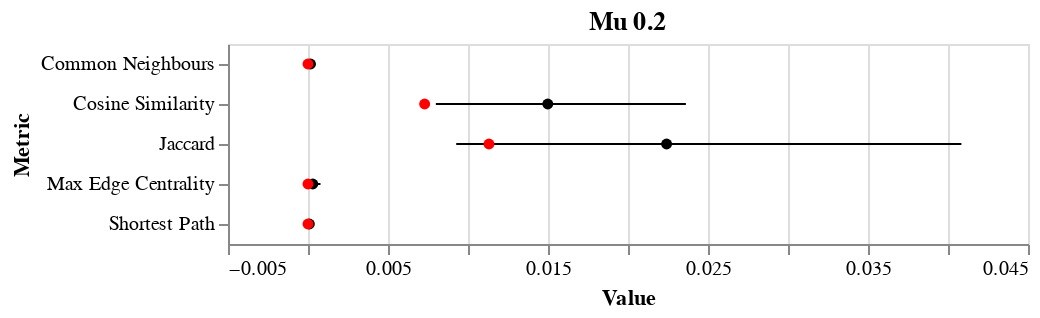
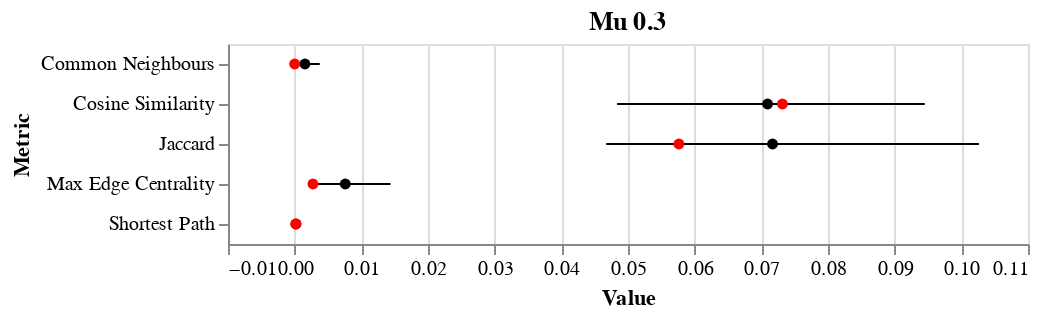
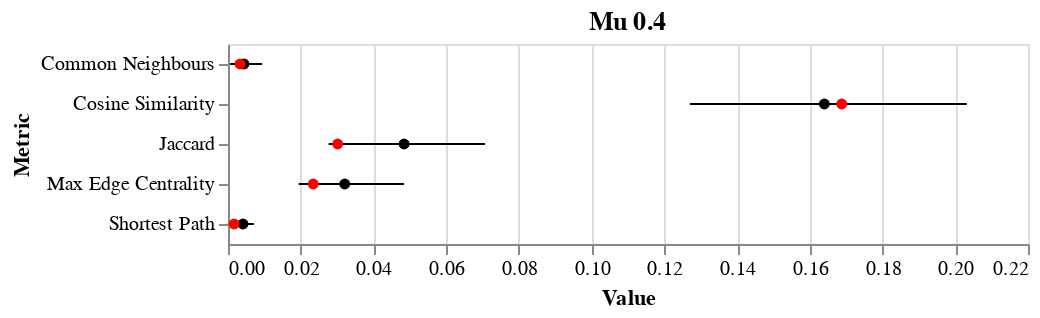

These figures' notebook cell, in order:
### Markdown cell above
Values are always exactly 0 or 1. This means we are only using pairs of nodes which are either always in the same community, or always in different communities.

### Code cell
for mu in [2, 3, 4]:
    accuracy = []
    balanced_accuracy = []
    mu_feature_importances = {'Metric': [], 'Value': []}
    for graph in [1, 2, 3, 4, 5]:
        with open('Community_Data/Infomap/Results/mu_0_{0}/graph_0{1}_pair/results'.format(mu, graph), 'rb') as f:
            results = pickle.load(f)
        perm_importances = results['Feature Importances']
        accuracy.append(np.mean(results['Accuracy Scores']))
        balanced_accuracy.append(np.mean(results['Balanced Accuracy Scores']))
        for feat, val in perm_importances.items():
            mu_feature_importances['Metric'].append(feat)
            mu_feature_importances['Value'].append(val)
    for graph in [1, 2, 3, 4, 5, 6, 7, 8, 9, 10, 11, 12, 13, 14, 15]:
        with open('Community_Data/Infomap/Results_Additional/mu_0_{0}/graph_0{1}_pair/results'.format(mu, graph), 'rb') as f:
            results = pickle.load(f)
        perm_importances = results['Feature Importances']
        accuracy.append(np.mean(results['Accuracy Scores']))
        balanced_accuracy.append(np.mean(results['Balanced Accuracy Scores']))
        for feat, val in perm_importances.items():
            mu_feature_importances['Metric'].append(feat)
            mu_feature_importances['Value'].append(val)
    mu_feature_importances = pd.DataFrame(data=mu_feature_importances)
    error_bars = alt.Chart(mu_feature_importances).mark_errorbar(extent='ci').encode(
      x=alt.X('Value:Q', scale=alt.Scale(zero=False)),
      y=alt.Y('Metric:N')
    )


    mean_points = alt.Chart(mu_feature_importances).mark_point(filled=True, color='black').encode(
      x=alt.X('Value:Q', aggregate='mean'),
      y=alt.Y('Metric:N'),
    )
    
    median_points = alt.Chart(mu_feature_importances).mark_point(filled=True, color='red').encode(
      x=alt.X('Value:Q', aggregate='median'),
      y=alt.Y('Metric:N'),
    )

    final_plot = (error_bars + mean_points + median_points).properties(
        title='Mu 0.{0}'.format(mu)
    )

    final_plot.display()
    
    print('Random forest accuracy for each graph:', list(np.around(accuracy, decimals=2)))
    print('')
    print('Random forest balanced accuracy for each graph:', list(np.around(accuracy, decimals=2)))

### Figure 1 — Vega-Lite specification as saved in the notebook (floating-point values rounded to 4 significant figures)
{"config": {"view": {"continuousWidth": 400, "continuousHeight": 300}}, "layer": [{"mark": {"type": "errorbar", "extent": "ci"}, "encoding": {"x": {"type": "quantitative", "field": "Value", "scale": {"zero": false}}, "y": {"type": "nominal", "field": "Metric"}}}, {"mark": {"type": "point", "color": "black", "filled": true}, "encoding": {"x": {"type": "quantitative", "aggregate": "mean", "field": "Value"}, "y": {"type": "nominal", "field": "Metric"}}}, {"mark": {"type": "point", "color": "red", "filled": true}, "encoding": {"x": {"type": "quantitative", "aggregate": "median", "field": "Value"}, "y": {"type": "nominal", "field": "Metric"}}}], "data": {"name": "data-1fbf6957bcd743bf6bcf1dda7c7ab632"}, "title": "Mu 0.2", "$schema": "https://vega.github.io/schema/vega-lite/v4.0.2.json", "datasets": {"data-1fbf6957bcd743bf6bcf1dda7c7ab632": [{"Metric": "Common Neighbours", "Value": 0.0}, {"Metric": "Jaccard", "Value": 0.04926}, {"Metric": "Cosine Similarity", "Value": 0.03636}, {"Metric": "Shortest Path", "Value": 0.0}, {"Metric": "Max Edge Centrality", "Value": 0.0}, {"Metric": "Common Neighbours", "Value": 0.00036}, {"Metric": "Jaccard", "Value": 0.00919}, {"Metric": "Cosine Similarity", "Value": 0.01736}, {"Metric": "Shortest Path", "Value": 0.0}, {"Metric": "Max Edge Centrality", "Value": 0.0}, {"Metric": "Common Neighbours", "Value": 0.00012}, {"Metric": "Jaccard", "Value": 0.01904}, {"Metric": "Cosine Similarity", "Value": 0.00658}, {"Metric": "Shortest Path", "Value": 0.00073}, {"Metric": "Max Edge Centrality", "Value": 0.0007}, {"Metric": "Common Neighbours", "Value": 0.00267}, {"Metric": "Jaccard", "Value": 0.1818}, {"Metric": "Cosine Similarity", "Value": 0.00329}, {"Metric": "Shortest Path", "Value": 6e-05}, {"Metric": "Max Edge Centrality", "Value": 0.00433}, {"Metric": "Common Neighbours", "Value": 0.0}, {"Metric": "Jaccard", "Value": 0.01343}, {"Metric": "Cosine Similarity", "Value": 0.00785}, {"Metric": "Shortest Path", "Value": 0.0}, {"Metric": "Max Edge Centrality", "Value": 0.0}, {"Metric": "Common Neighbours", "Value": 0.0}, {"Metric": "Jaccard", "Value": 0.0}, {"Metric": "Cosine Similarity", "Value": 5e-05}, {"Metric": "Shortest Path", "Value": 0.0}, {"Metric": "Max Edge Centrality", "Value": 0.0}, {"Metric": "Common Neighbours", "Value": 0.0}, {"Metric": "Jaccard", "Value": 0.0147}, {"Metric": "Cosine Similarity", "Value": 0.00844}, {"Metric": "Shortest Path", "Value": 0.0}, {"Metric": "Max Edge Centrality", "Value": 0.0}, {"Metric": "Common Neighbours", "Value": 0.0}, {"Metric": "Jaccard", "Value": 0.0}, {"Metric": "Cosine Similarity", "Value": 0.0}, {"Metric": "Shortest Path", "Value": 0.0}, {"Metric": "Max Edge Centrality", "Value": 0.0}, {"Metric": "Common Neighbours", "Value": 0.0}, {"Metric": "Jaccard", "Value": 0.0}, {"Metric": "Cosine Similarity", "Value": 0.02582}, {"Metric": "Shortest Path", "Value": 0.0}, {"Metric": "Max Edge Centrality", "Value": 0.0}, {"Metric": "Common Neighbours", "Value": 0.0}, {"Metric": "Jaccard", "Value": 0.03809}, {"Metric": "Cosine Similarity", "Value": 0.00673}, {"Metric": "Shortest Path", "Value": 0.0}, {"Metric": "Max Edge Centrality", "Value": 0.0}, {"Metric": "Common Neighbours", "Value": 0.0}, {"Metric": "Jaccard", "Value": 0.00679}, {"Metric": "Cosine Similarity", "Value": 0.0111}, {"Metric": "Shortest Path", "Value": 0.0}, {"Metric": "Max Edge Centrality", "Value": 0.0}, {"Metric": "Common Neighbours", "Value": 0.0}, {"Metric": "Jaccard", "Value": 0.00561}, {"Metric": "Cosine Similarity", "Value": 0.0015}, {"Metric": "Shortest Path", "Value": 0.0}, {"Metric": "Max Edge Centrality", "Value": 0.0}, {"Metric": "Common Neighbours", "Value": 0.0}, {"Metric": "Jaccard", "Value": 0.00431}, {"Metric": "Cosine Similarity", "Value": 0.0}, {"Metric": "Shortest Path", "Value": 0.0}, {"Metric": "Max Edge Centrality", "Value": 0.0}, {"Metric": "Common Neighbours", "Value": -7e-05}, {"Metric": "Jaccard", "Value": 0.0014}, {"Metric": "Cosine Similarity", "Value": 0.0014}, {"Metric": "Shortest Path", "Value": 0.0}, {"Metric": "Max Edge Centrality", "Value": 4e-05}, {"Metric": "Common Neighbours", "Value": 5e-05}, {"Metric": "Jaccard", "Value": 0.04378}, {"Metric": "Cosine Similarity", "Value": 0.0589}, {"Metric": "Shortest Path", "Value": 0.00088}, {"Metric": "Max Edge Centrality", "Value": 0.00091}, {"Metric": "Common Neighbours", "Value": 0.0}, {"Metric": "Jaccard", "Value": 0.03036}, {"Metric": "Cosine Similarity", "Value": 0.03847}, {"Metric": "Shortest Path", "Value": 0.0}, {"Metric": "Max Edge Centrality", "Value": 0.0}, {"Metric": "Common Neighbours", "Value": 0.0}, {"Metric": "Jaccard", "Value": 0.01462}, {"Metric": "Cosine Similarity", "Value": 0.0476}, {"Metric": "Shortest Path", "Value": 0.0}, {"Metric": "Max Edge Centrality", "Value": 0.0}, {"Metric": "Common Neighbours", "Value": 0.0}, {"Metric": "Jaccard", "Value": 0.01563}, {"Metric": "Cosine Similarity", "Value": 0.02305}, {"Metric": "Shortest Path", "Value": 0.0}, {"Metric": "Max Edge Centrality", "Value": 0.0}, {"Metric": "Common Neighbours", "Value": 0.0}, {"Metric": "Jaccard", "Value": 0.00021}, {"Metric": "Cosine Similarity", "Value": 0.00516}, {"Metric": "Shortest Path", "Value": 0.0}, {"Metric": "Max Edge Centrality", "Value": 0.0}, {"Metric": "Common Neighbours", "Value": 0.0}, {"Metric": "Jaccard", "Value": 0.0}, {"Metric": "Cosine Similarity", "Value": 8e-05}, {"Metric": "Shortest Path", "Value": 0.0}, {"Metric": "Max Edge Centrality", "Value": 0.0}]}}

### Figure 2 — Vega-Lite specification as saved in the notebook (floating-point values rounded to 4 significant figures)
{"config": {"view": {"continuousWidth": 400, "continuousHeight": 300}}, "layer": [{"mark": {"type": "errorbar", "extent": "ci"}, "encoding": {"x": {"type": "quantitative", "field": "Value", "scale": {"zero": false}}, "y": {"type": "nominal", "field": "Metric"}}}, {"mark": {"type": "point", "color": "black", "filled": true}, "encoding": {"x": {"type": "quantitative", "aggregate": "mean", "field": "Value"}, "y": {"type": "nominal", "field": "Metric"}}}, {"mark": {"type": "point", "color": "red", "filled": true}, "encoding": {"x": {"type": "quantitative", "aggregate": "median", "field": "Value"}, "y": {"type": "nominal", "field": "Metric"}}}], "data": {"name": "data-89d8f8a9d683009b7cbf5376fa78da78"}, "title": "Mu 0.3", "$schema": "https://vega.github.io/schema/vega-lite/v4.0.2.json", "datasets": {"data-89d8f8a9d683009b7cbf5376fa78da78": [{"Metric": "Common Neighbours", "Value": 0.00175}, {"Metric": "Jaccard", "Value": 0.00183}, {"Metric": "Cosine Similarity", "Value": 0.1117}, {"Metric": "Shortest Path", "Value": 0.00207}, {"Metric": "Max Edge Centrality", "Value": 0.00253}, {"Metric": "Common Neighbours", "Value": -0.00119}, {"Metric": "Jaccard", "Value": 0.06071}, {"Metric": "Cosine Similarity", "Value": 0.06129}, {"Metric": "Shortest Path", "Value": -0.00355}, {"Metric": "Max Edge Centrality", "Value": 0.00246}, {"Metric": "Common Neighbours", "Value": 0.00831}, {"Metric": "Jaccard", "Value": 0.1572}, {"Metric": "Cosine Similarity", "Value": 0.09458}, {"Metric": "Shortest Path", "Value": 0.00042}, {"Metric": "Max Edge Centrality", "Value": 0.00374}, {"Metric": "Common Neighbours", "Value": 0.01405}, {"Metric": "Jaccard", "Value": 0.0515}, {"Metric": "Cosine Similarity", "Value": 0.2339}, {"Metric": "Shortest Path", "Value": 0.00078}, {"Metric": "Max Edge Centrality", "Value": 0.01774}, {"Metric": "Common Neighbours", "Value": -0.00176}, {"Metric": "Jaccard", "Value": 0.07451}, {"Metric": "Cosine Similarity", "Value": 0.05517}, {"Metric": "Shortest Path", "Value": -0.00065}, {"Metric": "Max Edge Centrality", "Value": 0.00026}, {"Metric": "Common Neighbours", "Value": -0.00215}, {"Metric": "Jaccard", "Value": 0.02861}, {"Metric": "Cosine Similarity", "Value": 0.04356}, {"Metric": "Shortest Path", "Value": -0.00259}, {"Metric": "Max Edge Centrality", "Value": 0.00024}, {"Metric": "Common Neighbours", "Value": -0.0027}, {"Metric": "Jaccard", "Value": 0.00344}, {"Metric": "Cosine Similarity", "Value": -0.00202}, {"Metric": "Shortest Path", "Value": -0.00136}, {"Metric": "Max Edge Centrality", "Value": -0.0021}, {"Metric": "Common Neighbours", "Value": 2e-05}, {"Metric": "Jaccard", "Value": 0.05219}, {"Metric": "Cosine Similarity", "Value": 0.01918}, {"Metric": "Shortest Path", "Value": 0.00023}, {"Metric": "Max Edge Centrality", "Value": 0.05739}, {"Metric": "Common Neighbours", "Value": 0.00039}, {"Metric": "Jaccard", "Value": 0.05672}, {"Metric": "Cosine Similarity", "Value": 0.05704}, {"Metric": "Shortest Path", "Value": -4e-05}, {"Metric": "Max Edge Centrality", "Value": 0.01041}, {"Metric": "Common Neighbours", "Value": -0.00348}, {"Metric": "Jaccard", "Value": -0.0007}, {"Metric": "Cosine Similarity", "Value": 0.0005}, {"Metric": "Shortest Path", "Value": 0.00015}, {"Metric": "Max Edge Centrality", "Value": 0.00296}, {"Metric": "Common Neighbours", "Value": 0.0}, {"Metric": "Jaccard", "Value": 0.09318}, {"Metric": "Cosine Similarity", "Value": 0.1166}, {"Metric": "Shortest Path", "Value": 0.0}, {"Metric": "Max Edge Centrality", "Value": -0.00104}, {"Metric": "Common Neighbours", "Value": 0.00048}, {"Metric": "Jaccard", "Value": 0.03323}, {"Metric": "Cosine Similarity", "Value": 0.1103}, {"Metric": "Shortest Path", "Value": 0.00032}, {"Metric": "Max Edge Centrality", "Value": 0.00043}, {"Metric": "Common Neighbours", "Value": 0.01325}, {"Metric": "Jaccard", "Value": 0.1061}, {"Metric": "Cosine Similarity", "Value": 0.08719}, {"Metric": "Shortest Path", "Value": 0.00339}, {"Metric": "Max Edge Centrality", "Value": 0.01012}, {"Metric": "Common Neighbours", "Value": -1e-05}, {"Metric": "Jaccard", "Value": 0.06484}, {"Metric": "Cosine Similarity", "Value": 0.0987}, {"Metric": "Shortest Path", "Value": 0.00158}, {"Metric": "Max Edge Centrality", "Value": 0.01433}, {"Metric": "Common Neighbours", "Value": 0.00072}, {"Metric": "Jaccard", "Value": 0.02069}, {"Metric": "Cosine Similarity", "Value": 0.02272}, {"Metric": "Shortest Path", "Value": 0.0007}, {"Metric": "Max Edge Centrality", "Value": 0.01319}, {"Metric": "Common Neighbours", "Value": -0.0023}, {"Metric": "Jaccard", "Value": 0.05505}, {"Metric": "Cosine Similarity", "Value": 0.1279}, {"Metric": "Shortest Path", "Value": -0.00016}, {"Metric": "Max Edge Centrality", "Value": 2e-05}, {"Metric": "Common Neighbours", "Value": 0.00145}, {"Metric": "Jaccard", "Value": 0.08094}, {"Metric": "Cosine Similarity", "Value": 0.08503}, {"Metric": "Shortest Path", "Value": -0.00073}, {"Metric": "Max Edge Centrality", "Value": 0.01053}, {"Metric": "Common Neighbours", "Value": 0.004}, {"Metric": "Jaccard", "Value": 0.166}, {"Metric": "Cosine Similarity", "Value": 0.08641}, {"Metric": "Shortest Path", "Value": -0.00012}, {"Metric": "Max Edge Centrality", "Value": 0.00028}, {"Metric": "Common Neighbours", "Value": 0.0}, {"Metric": "Jaccard", "Value": 0.269}, {"Metric": "Cosine Similarity", "Value": 0.00384}, {"Metric": "Shortest Path", "Value": 0.00021}, {"Metric": "Max Edge Centrality", "Value": 0.00051}, {"Metric": "Common Neighbours", "Value": 0.0}, {"Metric": "Jaccard", "Value": 0.05855}, {"Metric": "Cosine Similarity", "Value": 0.00516}, {"Metric": "Shortest Path", "Value": 0.0032}, {"Metric": "Max Edge Centrality", "Value": 0.00782}]}}

### Figure 3 — Vega-Lite specification as saved in the notebook (floating-point values rounded to 4 significant figures)
{"config": {"view": {"continuousWidth": 400, "continuousHeight": 300}}, "layer": [{"mark": {"type": "errorbar", "extent": "ci"}, "encoding": {"x": {"type": "quantitative", "field": "Value", "scale": {"zero": false}}, "y": {"type": "nominal", "field": "Metric"}}}, {"mark": {"type": "point", "color": "black", "filled": true}, "encoding": {"x": {"type": "quantitative", "aggregate": "mean", "field": "Value"}, "y": {"type": "nominal", "field": "Metric"}}}, {"mark": {"type": "point", "color": "red", "filled": true}, "encoding": {"x": {"type": "quantitative", "aggregate": "median", "field": "Value"}, "y": {"type": "nominal", "field": "Metric"}}}], "data": {"name": "data-c830bb4d6c390a95e6a6a3f95719fea2"}, "title": "Mu 0.4", "$schema": "https://vega.github.io/schema/vega-lite/v4.0.2.json", "datasets": {"data-c830bb4d6c390a95e6a6a3f95719fea2": [{"Metric": "Common Neighbours", "Value": 0.00428}, {"Metric": "Jaccard", "Value": -0.00557}, {"Metric": "Cosine Similarity", "Value": 0.3179}, {"Metric": "Shortest Path", "Value": 0.005}, {"Metric": "Max Edge Centrality", "Value": 0.01868}, {"Metric": "Common Neighbours", "Value": -0.00538}, {"Metric": "Jaccard", "Value": 0.00645}, {"Metric": "Cosine Similarity", "Value": 0.1754}, {"Metric": "Shortest Path", "Value": 0.00353}, {"Metric": "Max Edge Centrality", "Value": 0.02765}, {"Metric": "Common Neighbours", "Value": 0.00026}, {"Metric": "Jaccard", "Value": 0.02343}, {"Metric": "Cosine Similarity", "Value": 0.1121}, {"Metric": "Shortest Path", "Value": -0.00262}, {"Metric": "Max Edge Centrality", "Value": 0.01454}, {"Metric": "Common Neighbours", "Value": 0.00827}, {"Metric": "Jaccard", "Value": 0.1077}, {"Metric": "Cosine Similarity", "Value": 0.02004}, {"Metric": "Shortest Path", "Value": 0.02292}, {"Metric": "Max Edge Centrality", "Value": 0.04302}, {"Metric": "Common Neighbours", "Value": 0.01149}, {"Metric": "Jaccard", "Value": 0.01254}, {"Metric": "Cosine Similarity", "Value": 0.149}, {"Metric": "Shortest Path", "Value": 0.00782}, {"Metric": "Max Edge Centrality", "Value": 0.01746}, {"Metric": "Common Neighbours", "Value": 0.00409}, {"Metric": "Jaccard", "Value": 0.04553}, {"Metric": "Cosine Similarity", "Value": 0.2289}, {"Metric": "Shortest Path", "Value": -0.00104}, {"Metric": "Max Edge Centrality", "Value": 0.01373}, {"Metric": "Common Neighbours", "Value": 0.00627}, {"Metric": "Jaccard", "Value": 0.00791}, {"Metric": "Cosine Similarity", "Value": 0.1746}, {"Metric": "Shortest Path", "Value": 0.00101}, {"Metric": "Max Edge Centrality", "Value": 0.00364}, {"Metric": "Common Neighbours", "Value": 0.03955}, {"Metric": "Jaccard", "Value": 0.1879}, {"Metric": "Cosine Similarity", "Value": 0.3495}, {"Metric": "Shortest Path", "Value": 0.00102}, {"Metric": "Max Edge Centrality", "Value": 0.00699}, {"Metric": "Common Neighbours", "Value": -0.00019}, {"Metric": "Jaccard", "Value": 0.05119}, {"Metric": "Cosine Similarity", "Value": 0.142}, {"Metric": "Shortest Path", "Value": 0.00179}, {"Metric": "Max Edge Centrality", "Value": 0.01922}, {"Metric": "Common Neighbours", "Value": 0.00183}, {"Metric": "Jaccard", "Value": 0.00465}, {"Metric": "Cosine Similarity", "Value": 0.2026}, {"Metric": "Shortest Path", "Value": 0.00155}, {"Metric": "Max Edge Centrality", "Value": 0.00584}, {"Metric": "Common Neighbours", "Value": 0.0107}, {"Metric": "Jaccard", "Value": 0.07062}, {"Metric": "Cosine Similarity", "Value": 0.04129}, {"Metric": "Shortest Path", "Value": 0.00251}, {"Metric": "Max Edge Centrality", "Value": 0.02844}, {"Metric": "Common Neighbours", "Value": 0.0154}, {"Metric": "Jaccard", "Value": 0.03689}, {"Metric": "Cosine Similarity", "Value": 0.2083}, {"Metric": "Shortest Path", "Value": 0.00915}, {"Metric": "Max Edge Centrality", "Value": 0.1184}, {"Metric": "Common Neighbours", "Value": -0.00268}, {"Metric": "Jaccard", "Value": 0.109}, {"Metric": "Cosine Similarity", "Value": 0.03731}, {"Metric": "Shortest Path", "Value": -0.00487}, {"Metric": "Max Edge Centrality", "Value": 0.0299}, {"Metric": "Common Neighbours", "Value": -0.00833}, {"Metric": "Jaccard", "Value": 0.05654}, {"Metric": "Cosine Similarity", "Value": 0.1126}, {"Metric": "Shortest Path", "Value": -0.00043}, {"Metric": "Max Edge Centrality", "Value": 0.1279}, {"Metric": "Common Neighbours", "Value": 0.00369}, {"Metric": "Jaccard", "Value": 0.1384}, {"Metric": "Cosine Similarity", "Value": 0.08414}, {"Metric": "Shortest Path", "Value": 0.01029}, {"Metric": "Max Edge Centrality", "Value": 0.03885}, {"Metric": "Common Neighbours", "Value": 0.00293}, {"Metric": "Jaccard", "Value": 0.01981}, {"Metric": "Cosine Similarity", "Value": 0.1448}, {"Metric": "Shortest Path", "Value": 0.0013}, {"Metric": "Max Edge Centrality", "Value": 0.0425}, {"Metric": "Common Neighbours", "Value": -0.00494}, {"Metric": "Jaccard", "Value": 0.01618}, {"Metric": "Cosine Similarity", "Value": 0.2014}, {"Metric": "Shortest Path", "Value": -0.00037}, {"Metric": "Max Edge Centrality", "Value": 0.01407}, {"Metric": "Common Neighbours", "Value": 0.00039}, {"Metric": "Jaccard", "Value": 0.00779}, {"Metric": "Cosine Similarity", "Value": 0.2307}, {"Metric": "Shortest Path", "Value": 0.01248}, {"Metric": "Max Edge Centrality", "Value": 0.03578}, {"Metric": "Common Neighbours", "Value": -0.00511}, {"Metric": "Jaccard", "Value": -0.00116}, {"Metric": "Cosine Similarity", "Value": 0.1844}, {"Metric": "Shortest Path", "Value": 0.00037}, {"Metric": "Max Edge Centrality", "Value": 0.00229}, {"Metric": "Common Neighbours", "Value": 0.00503}, {"Metric": "Jaccard", "Value": 0.0728}, {"Metric": "Cosine Similarity", "Value": 0.1629}, {"Metric": "Shortest Path", "Value": 0.01095}, {"Metric": "Max Edge Centrality", "Value": 0.03302}]}}
